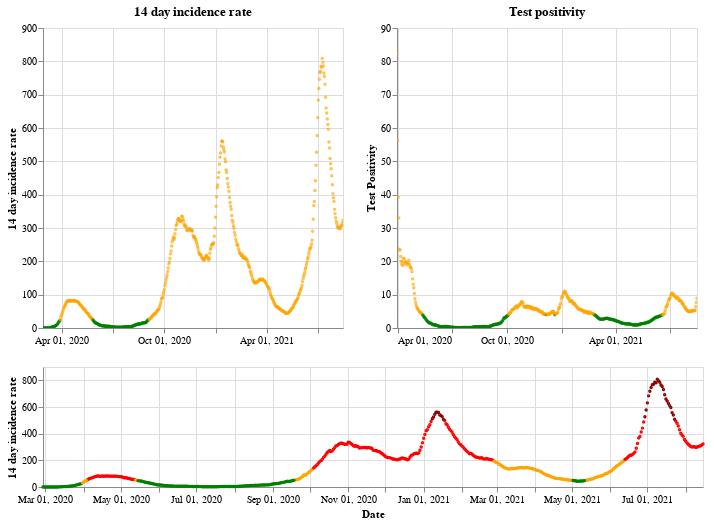

The notebook cell saved with this chart:
### Markdown cell above
## Scotland

### Code cell
plot_traffic_light('Scotland')

### Figure 1 — Vega-Lite specification as saved in the notebook (floating-point values rounded to 4 significant figures; data arrays with more than 128 entries replaced by an {"elided": "..."} marker saying what was removed)
{"config": {"view": {"continuousWidth": 400, "continuousHeight": 300}}, "vconcat": [{"hconcat": [{"mark": {"type": "point", "size": 2}, "encoding": {"color": {"condition": {"value": "green", "test": "(datum.twoWeeklyCasesRate <= 25)"}, "value": "orange"}, "tooltip": [{"type": "nominal", "field": "areaName"}, {"type": "temporal", "field": "date"}, {"type": "quantitative", "field": "twoWeeklyCasesRate"}, {"type": "quantitative", "field": "testPositivity"}], "x": {"type": "temporal", "axis": {"title": ""}, "field": "date", "scale": {"domain": {"selection": "DateBrush"}}, "timeUnit": "yearmonthdate"}, "y": {"type": "quantitative", "axis": {"title": "14 day incidence rate"}, "field": "twoWeeklyCasesRate"}}, "title": "14 day incidence rate", "width": 300}, {"mark": {"type": "point", "size": 2}, "encoding": {"color": {"condition": {"value": "green", "test": "(datum.testPositivity <= 4)"}, "value": "orange"}, "tooltip": [{"type": "nominal", "field": "areaName"}, {"type": "temporal", "field": "date"}, {"type": "quantitative", "field": "twoWeeklyCasesRate"}, {"type": "quantitative", "field": "testPositivity"}], "x": {"type": "temporal", "axis": {"title": ""}, "field": "date", "scale": {"domain": {"selection": "DateBrush"}}, "timeUnit": "yearmonthdate"}, "y": {"type": "quantitative", "axis": {"title": "Test Positivity"}, "field": "testPositivity"}}, "title": "Test positivity", "width": 300}]}, {"layer": [{"mark": {"type": "point", "size": 2}, "encoding": {"color": {"condition": {"value": "orange", "test": "(((datum.testPositivity < 4) && (datum.twoWeeklyCasesRate >= 50)) && (datum.twoWeeklyCasesRate < 200))"}, "value": "red"}, "opacity": {"condition": {"value": 1, "test": "((datum.twoWeeklyCasesRate >= 50) && (datum.twoWeeklyCasesRate < 500))"}, "value": 0}, "tooltip": [{"type": "nominal", "field": "areaName"}, {"type": "temporal", "field": "date"}, {"type": "quantitative", "field": "twoWeeklyCasesRate"}, {"type": "quantitative", "field": "testPositivity"}], "x": {"type": "temporal", "axis": {"title": "Date"}, "field": "date", "timeUnit": "yearmonthdate"}, "y": {"type": "quantitative", "axis": {"title": "14 day incidence rate"}, "field": "twoWeeklyCasesRate"}}, "selection": {"DateBrush": {"type": "interval", "encodings": ["x"], "fields": ["Time"]}}}, {"mark": {"type": "point", "size": 2}, "encoding": {"color": {"value": "darkred"}, "opacity": {"condition": {"value": 1, "test": "(datum.twoWeeklyCasesRate >= 500)"}, "value": 0}, "tooltip": [{"type": "nominal", "field": "areaName"}, {"type": "temporal", "field": "date"}, {"type": "quantitative", "field": "twoWeeklyCasesRate"}, {"type": "quantitative", "field": "testPositivity"}], "x": {"type": "temporal", "axis": {"title": "Date"}, "field": "date", "timeUnit": "yearmonthdate"}, "y": {"type": "quantitative", "axis": {"title": "14 day incidence rate"}, "field": "twoWeeklyCasesRate"}}}, {"mark": {"type": "point", "size": 2}, "encoding": {"color": {"condition": {"value": "green", "test": "((datum.testPositivity < 4) && (datum.twoWeeklyCasesRate < 50))"}, "value": "orange"}, "opacity": {"condition": {"value": 1, "test": "(datum.twoWeeklyCasesRate < 50)"}, "value": 0}, "tooltip": [{"type": "nominal", "field": "areaName"}, {"type": "temporal", "field": "date"}, {"type": "quantitative", "field": "twoWeeklyCasesRate"}, {"type": "quantitative", "field": "testPositivity"}], "x": {"type": "temporal", "axis": {"title": "Date"}, "field": "date", "timeUnit": "yearmonthdate"}, "y": {"type": "quantitative", "axis": {"title": "14 day incidence rate"}, "field": "twoWeeklyCasesRate"}}}], "height": 120, "width": 660}], "data": {"name": "data-8370984ef5cb8eae104fb8ac29b03e15"}, "$schema": "https://vega.github.io/schema/vega-lite/v4.8.1.json", "datasets": {"data-8370984ef5cb8eae104fb8ac29b03e15": {"elided": "535 records"}}}
